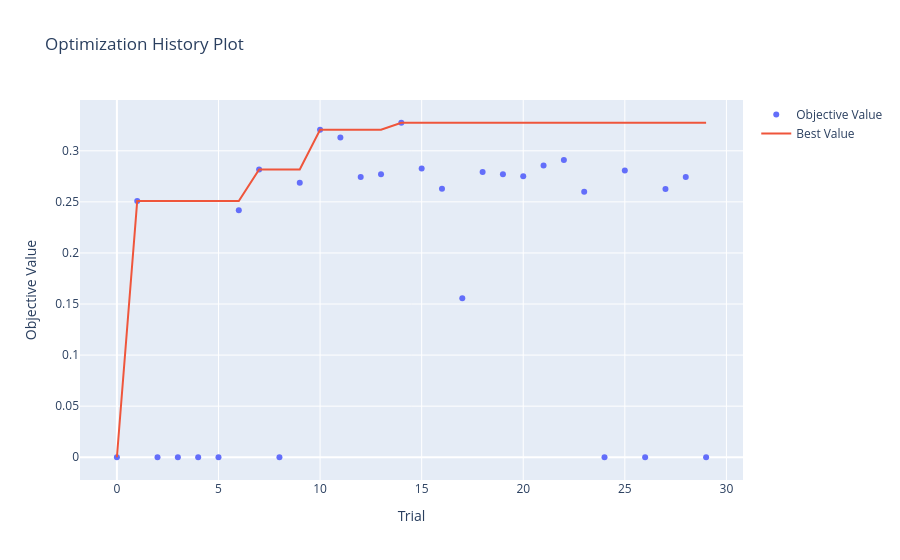

Source (notebook cell):
### Markdown cell above
## 📊 Visualization of Results <a name="visualization"></a>

### Code cell
print('📈 Optimization History')
optuna.visualization.plot_optimization_history(study)

### Figure 1 — Plotly figure (JSON) as saved in the notebook; plotly's stock layout.template omitted (floating-point values rounded to 4 significant figures)
{"data": [{"mode": "markers", "name": "Objective Value", "type": "scatter", "x": [0, 1, 2, 3, 4, 5, 6, 7, 8, 9, 10, 11, 12, 13, 14, 15, 16, 17, 18, 19, 20, 21, 22, 23, 24, 25, 26, 27, 28, 29], "y": [0, 0.2509, 0, 0, 0, 0, 0.2418, 0.2817, 0, 0.2688, 0.3205, 0.3129, 0.2742, 0.277, 0.3275, 0.2827, 0.2629, 0.1556, 0.2791, 0.2771, 0.275, 0.2855, 0.2909, 0.2599, 0, 0.2807, 0, 0.2627, 0.2744, 0]}, {"mode": "lines", "name": "Best Value", "type": "scatter", "x": [0, 1, 2, 3, 4, 5, 6, 7, 8, 9, 10, 11, 12, 13, 14, 15, 16, 17, 18, 19, 20, 21, 22, 23, 24, 25, 26, 27, 28, 29], "y": [0, 0.2509, 0.2509, 0.2509, 0.2509, 0.2509, 0.2509, 0.2817, 0.2817, 0.2817, 0.3205, 0.3205, 0.3205, 0.3205, 0.3275, 0.3275, 0.3275, 0.3275, 0.3275, 0.3275, 0.3275, 0.3275, 0.3275, 0.3275, 0.3275, 0.3275, 0.3275, 0.3275, 0.3275, 0.3275]}, {"marker": {"color": "#cccccc"}, "mode": "markers", "name": "Infeasible Trial", "showlegend": false, "type": "scatter", "x": [], "y": []}], "layout": {"title": {"text": "Optimization History Plot"}, "xaxis": {"title": {"text": "Trial"}}, "yaxis": {"title": {"text": "Objective Value"}}}}
